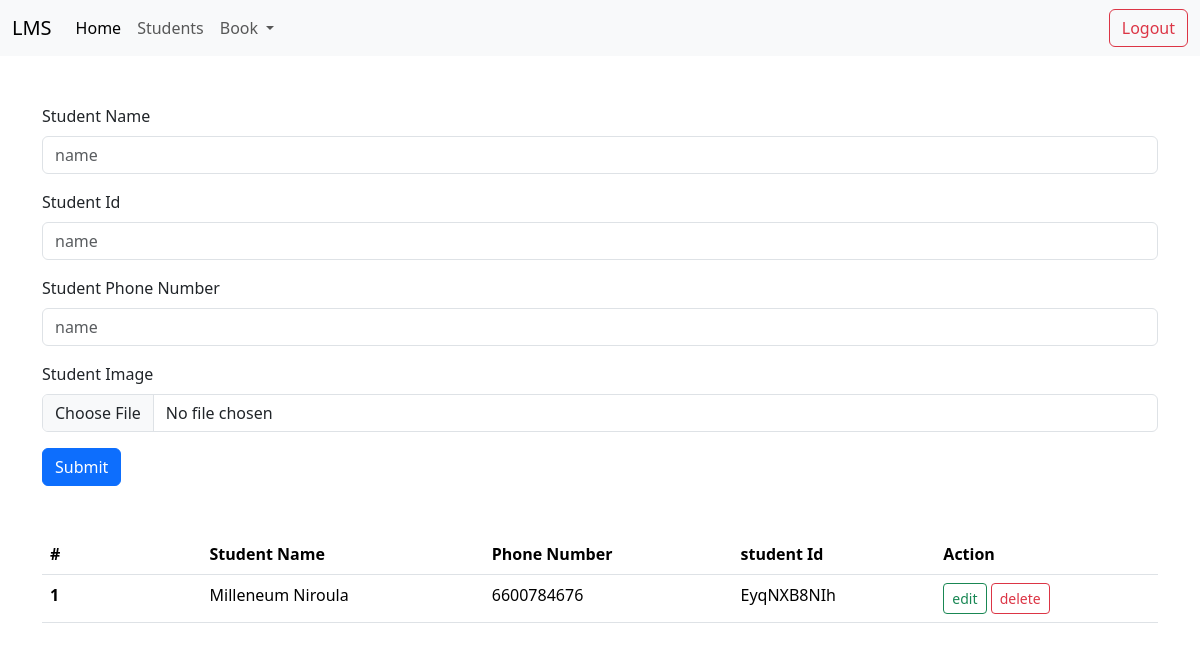
/dashboard/students/ (signed in), run on an earlier commit of the app's database.
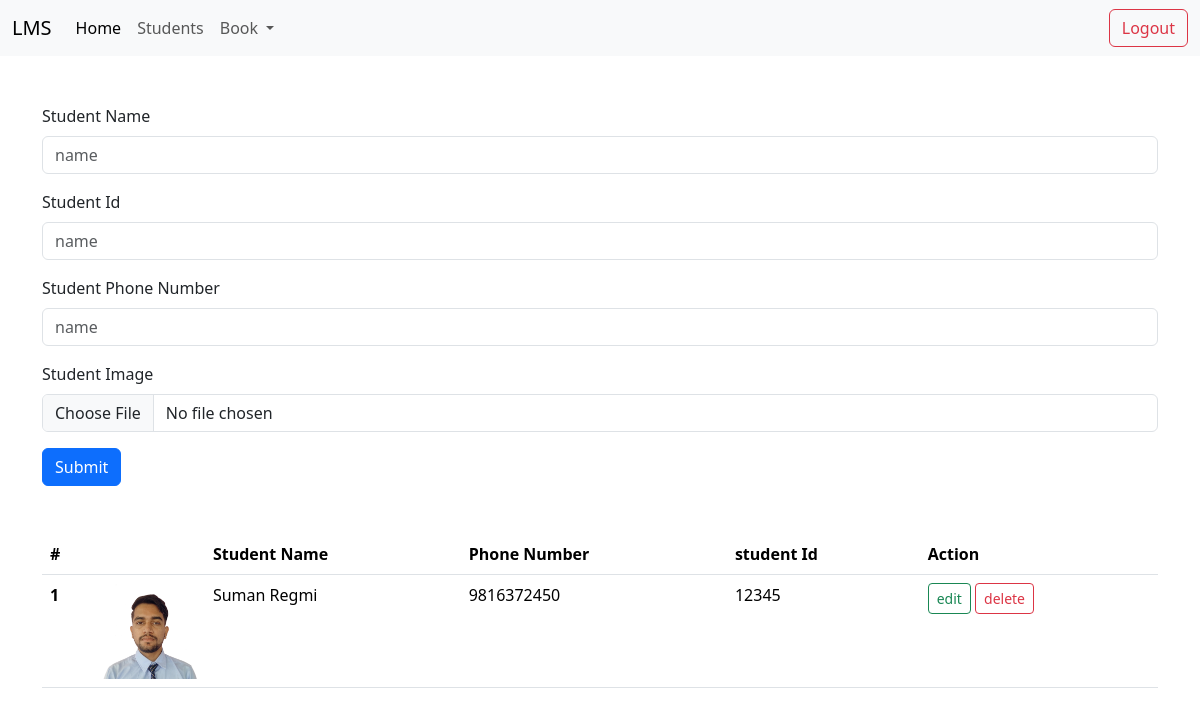
And on a later commit of the database.
### Lmsapp/models.py (models this page shows, shortened)
class Student(models.Model):
    name = models.CharField(max_length = 1000)
    phone_number = models.CharField(max_length=15)
    image = models.FileField(upload_to='students/')
    student_id = models.CharField(max_length=50)

### Lmsapp/views.py (the view)
# urls.py: path('dashboard/students/', student),
def student(request):
    if request.method == "POST":
        req_name = request.POST.get('name')
        req_student_id = request.POST.get('student_id')
        req_image = request.FILES.get('image')
        req_phone_number = request.POST.get('phone_number')
        student = Student.objects.create(
            name=req_name,
            student_id = req_student_id,
            image = req_image,
            phone_number = req_phone_number
            )
        if student:
            return redirect('/dashboard/students')
        else:
            return render(request,'/dashboard/student',{'error':'Error Something went wrong '})
    else:
        if request.user.is_authenticated:
            students = Student.objects.all()
            return render(request, 'dashboard/student/index.html',{'students':students})
        else:
            return redirect('/login/')

### templates/dashboard/student/index.html (shortened to what this page needs)
{% extends "dashboard/layout/layout.html" %}
{% block content %}
<div class="mt-5">
    <div class="container">
        <form action="/dashboard/students/" method="POST" enctype="multipart/form-data">
            <div class="my-3 ">
                <label for="exampleFormControlInput1" class="form-label">Student Name</label>
                <input type="text" class="form-control" name="name" placeholder="name">
            </div>
            <div class="my-3 ">
                <label for="exampleFormControlInput1" class="form-label">Student Id</label>
                <input type="text" class="form-control" name="student_id" placeholder="name">
            </div>
            <div class="my-3 ">
                <label for="exampleFormControlInput1" class="form-label">Student Phone Number</label>
                <input type="text" class="form-control" name="phone_number" placeholder="name">
            </div>
            <div class="my-3 ">
                <label for="exampleFormControlInput1" class="form-label">Student Image</label>
                <input type="file" class="form-control" name="image" placeholder="name">
            </div>
            <button class="btn btn-primary" type="submit">Submit</button>
        </form>
    </div>
    <div class="container mt-5 mb-5">
        <table class="table">
            <thead>
                <tr>
                    <th scope="col">#</th>
                    <th scope="col" width="10%"></th>
                    <th scope="col">Student Name</th>
                    <th scope="col">Phone Number</th>
                    <th scope="col">student Id</th>
                    <th scope="col">Action</th>
                </tr>
            </thead>
            <tbody>
                {% for student in students %}
                <tr>
                    <th scope="row">{{ forloop.counter }}</th>
                    <td> <img src="{{ student.image.url }}" width="100%  " alt=""> {{ category.name }}</td>
                    <td>{{ student.name }}</td>
                    <td>{{ student.phone_number }}</td>
                    <td>{{ student.student_id }}</td>
                    <td>
                        <a href="/dashboard/students/edit/{{student.id}}" class="btn btn-outline-success btn-sm">edit</a>
                        <a href="/dashboard/students/delete/{{student.id}}" class="btn btn-outline-danger btn-sm">delete</a>
                    </td>
                </tr>
                {% endfor %}
            </tbody>
        </table>
    </div>
</div>
{% endblock %}

What changed in the data, as far as the page shows it:
removed Student: name "Milleneum Niroula", phone_number "6600784676", student_id "EyqNXB8NIh"
added Student: image (picture), name "Suman Regmi", phone_number "9816372450", student_id "12345"
